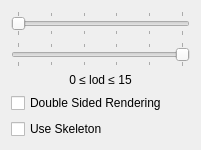
<?xml version="1.0" encoding="UTF-8"?>
<ui version="4.0">
 <class>BitMaskEditor</class>
 <widget class="QWidget" name="BitMaskEditor">
  <property name="geometry">
   <rect>
    <x>0</x>
    <y>0</y>
    <width>201</width>
    <height>122</height>
   </rect>
  </property>
  <property name="windowTitle">
   <string>Form</string>
  </property>
  <layout class="QGridLayout" name="gridLayout">
   <item row="0" column="0">
    <widget class="QSlider" name="minimum">
     <property name="maximum">
      <number>15</number>
     </property>
     <property name="pageStep">
      <number>3</number>
     </property>
     <property name="orientation">
      <enum>Qt::Horizontal</enum>
     </property>
     <property name="tickPosition">
      <enum>QSlider::TicksBothSides</enum>
     </property>
     <property name="tickInterval">
      <number>3</number>
     </property>
    </widget>
   </item>
   <item row="1" column="0">
    <widget class="QSlider" name="maximum">
     <property name="maximum">
      <number>15</number>
     </property>
     <property name="pageStep">
      <number>3</number>
     </property>
     <property name="value">
      <number>0</number>
     </property>
     <property name="tracking">
      <bool>true</bool>
     </property>
     <property name="orientation">
      <enum>Qt::Horizontal</enum>
     </property>
     <property name="invertedAppearance">
      <bool>true</bool>
     </property>
     <property name="invertedControls">
      <bool>false</bool>
     </property>
     <property name="tickPosition">
      <enum>QSlider::TicksBothSides</enum>
     </property>
     <property name="tickInterval">
      <number>3</number>
     </property>
    </widget>
   </item>
   <item row="2" column="0">
    <widget class="QLabel" name="label">
     <property name="text">
      <string>0 ≤ lod ≤ 15</string>
     </property>
     <property name="alignment">
      <set>Qt::AlignCenter</set>
     </property>
    </widget>
   </item>
   <item row="3" column="0">
    <widget class="QCheckBox" name="doubleSided">
     <property name="text">
      <string>Double Sided Rendering</string>
     </property>
    </widget>
   </item>
   <item row="4" column="0">
    <widget class="QCheckBox" name="animated">
     <property name="text">
      <string>Use Skeleton</string>
     </property>
    </widget>
   </item>
  </layout>
 </widget>
 <resources/>
 <connections/>
</ui>
